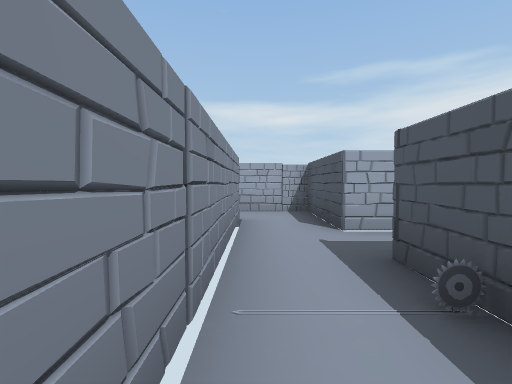
View 1 (above)

20 first-person views from a walk through a scene from a Unity 3-D project. The camera is 1.3 m above the floor, tilts 2° down and sees 85° across. Doors are open. The floor is counted in squares, 1.86 m on a side. Each view is taken from the middle of a square. On the plan, view 1 faces up. The plan holds only what a view shows up to about 10 squares ahead; the rest is blank. The player is left out.

View 2
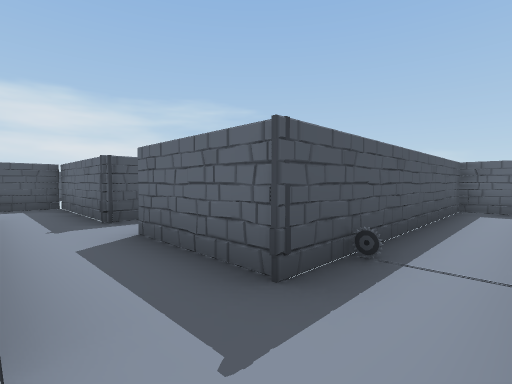

View 3
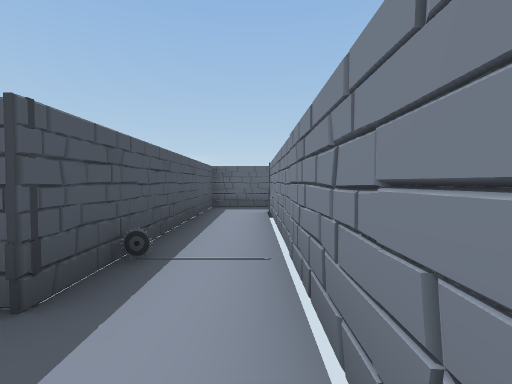

View 4
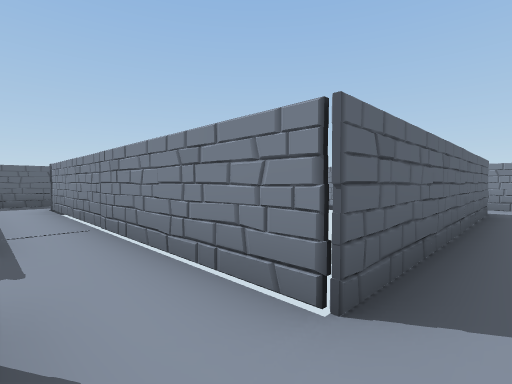

View 5
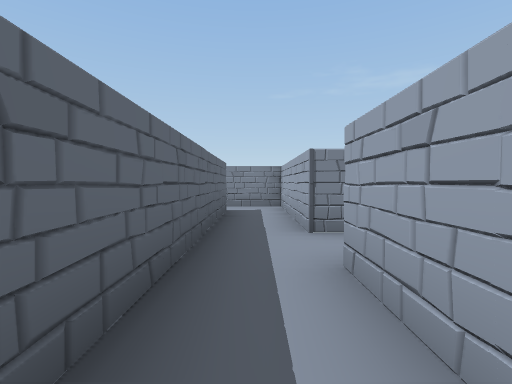

View 6
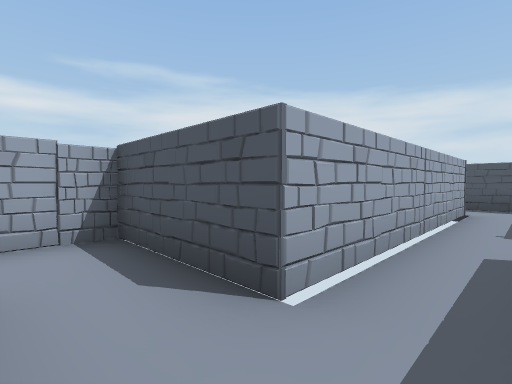

View 7
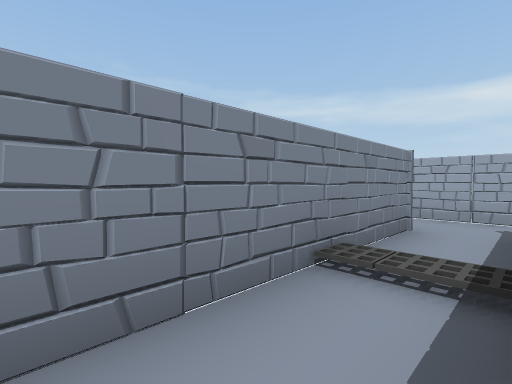

View 8
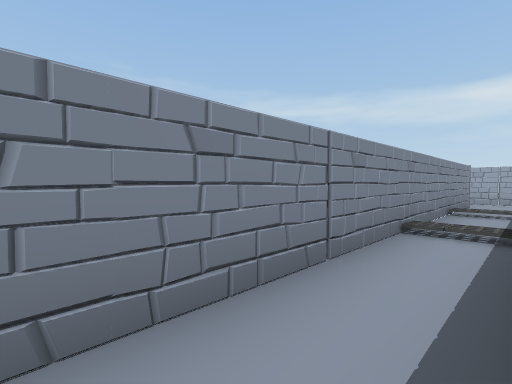

View 9
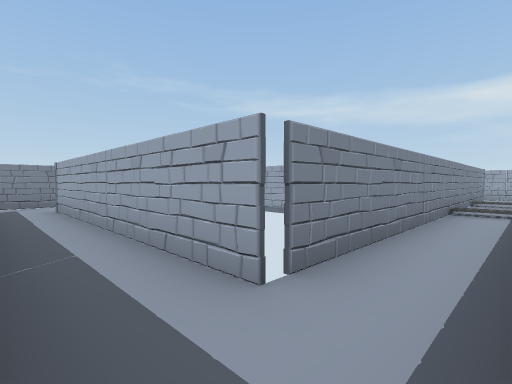

View 10
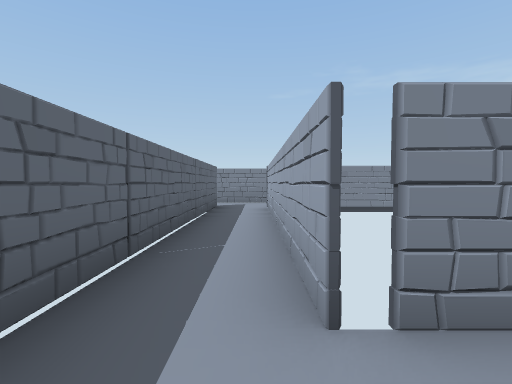

View 11
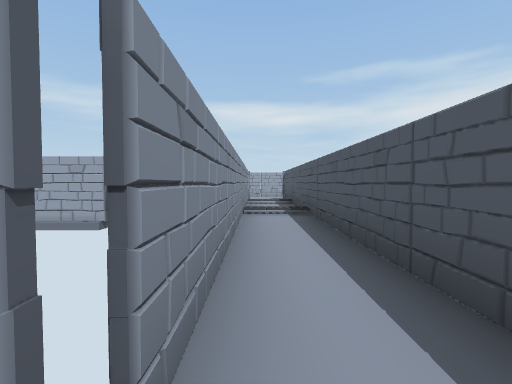

View 12
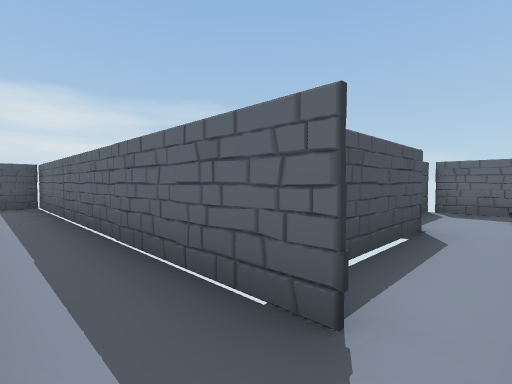

View 13
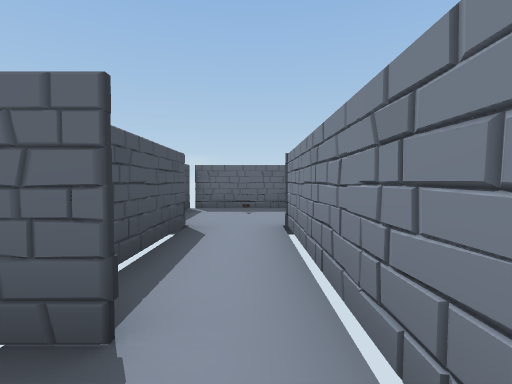

View 14
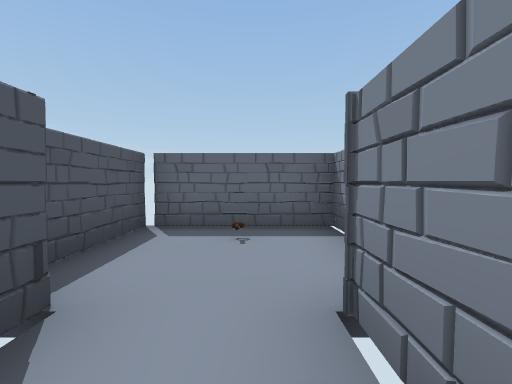

View 15
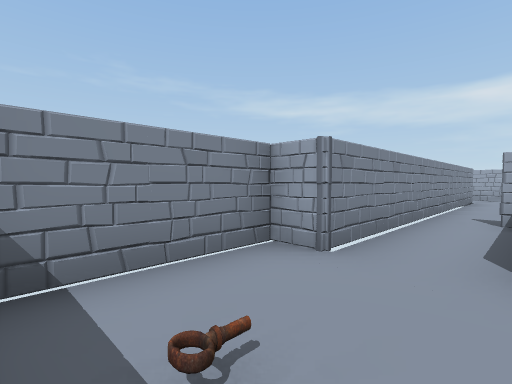

View 16
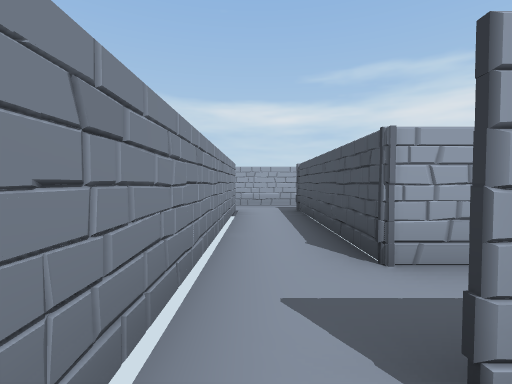

View 17
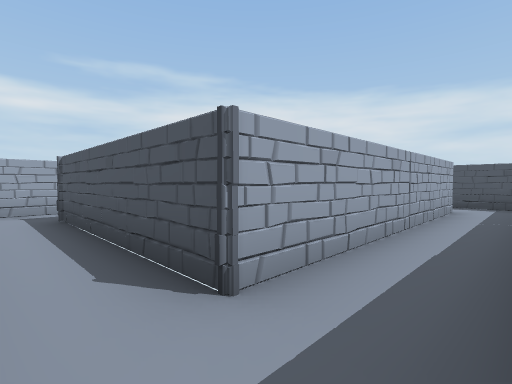

View 18
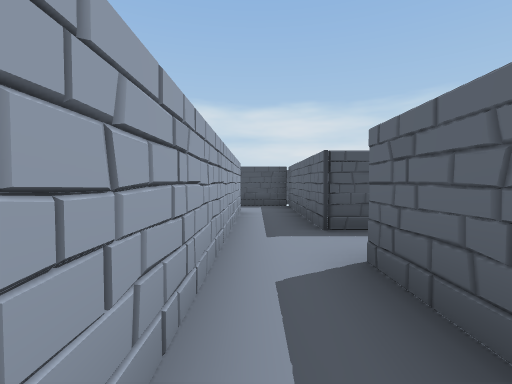

View 19
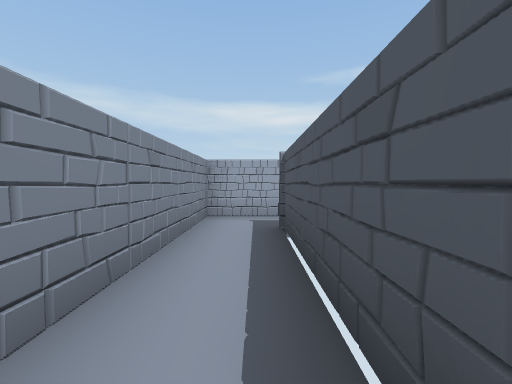

View 20
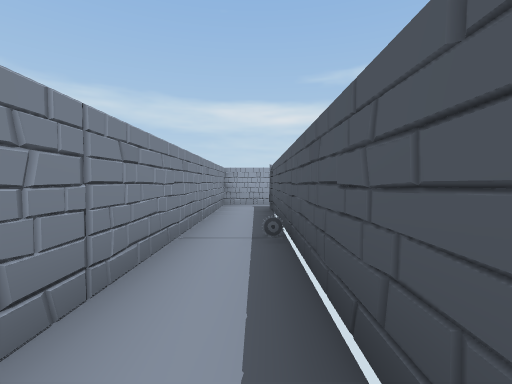

### Floor plan
Key: @ floor where view 1 was taken; # wall or solid block; . floor; O other object.
Columns run from 8 left of view 1 to 9 right of it. Each row starts with its distance up from view 1.
  7 #####.#####
  6 #.........#
  5 #.######..#
  4 #.#    #..######.#
  3 #.#    #.........#
  2 #.#    #..##..####
  1 #.#    #.O##..#
  0 #.#    #@.##OO#
 -1 #.#    #..##..#
 -2  .######..##..#
 -3  .........##OO#
 -4   ##.#######..#
 -5    #.#     #..#
 -6    #.#     #..#
 -7    #.#     #..#
 -8    #.#######..#
 -9    #..........#
-10    #..........#
-11    #.##########
-12    #.#
-13   ##.##
-14   #...#
-15   #.O.#
-16   #...#
-17   #####

Positions as (right, up) in squares from view 1, and headings:
1: (0, 0), facing up
2: (0, 4), facing down-right
3: (0, 4), facing down
4: (1, 6), facing down-left
5: (0, 6), facing left
6: (0, 3), facing up-right
7: (5, -2), facing up-left
8: (5, -7), facing up-left
9: (5, -10), facing up-left
10: (5, -9), facing left
11: (4, -9), facing up
12: (-4, -9), facing down-right
13: (-4, -9), facing down
14: (-4, -12), facing down
15: (-3, -16), facing up-left
16: (-4, -11), facing up
17: (-4, -10), facing up-right
18: (-7, -3), facing right
19: (-7, 1), facing up
20: (-7, -2), facing up
